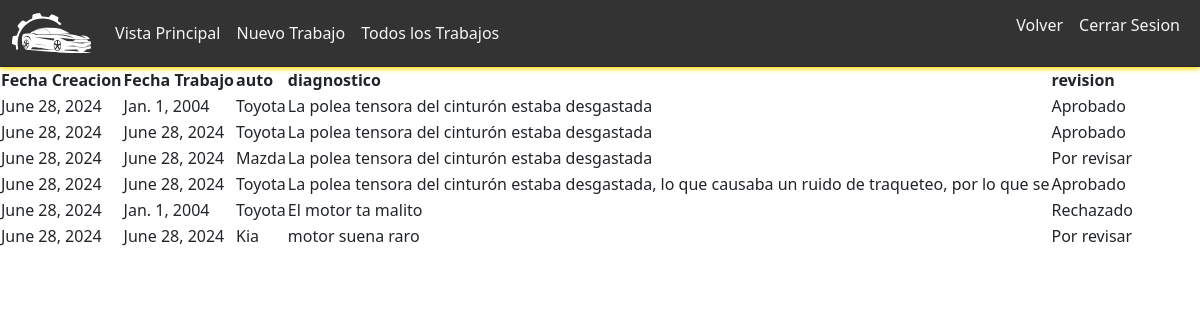
Before: /admin_mecanico/trabajos (signed in) with the older database file.
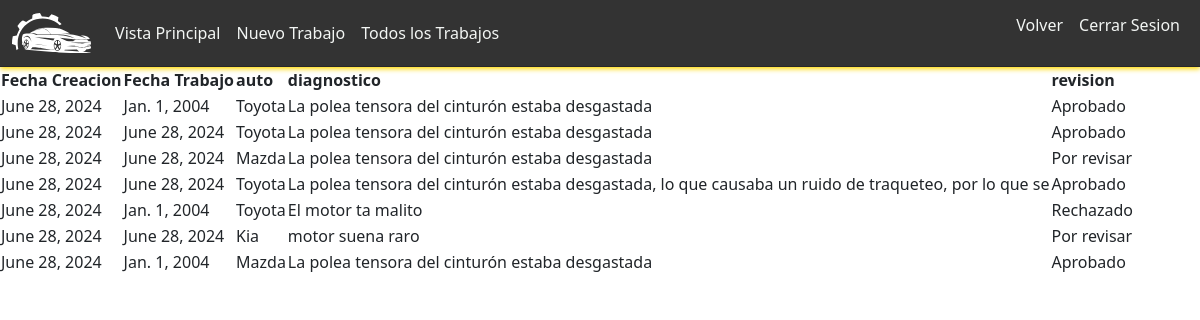
After: the same page with the newer database file.
### core/models.py (models this page shows)
class Trabajo(models.Model):
    ESTADO_REVISION = (
        ("Por revisar", "Por revisar"),
        ("Aprobado", "Aprobado"),
        ("Rechazado", "Rechazado"),
        ("Inactivo", "Inactivo"),
    )
    mecanico = models.ForeignKey(Mecanico, on_delete=models.CASCADE)
    foto_principal = models.ImageField(upload_to='fotos/', null=True)
    titulo = models.CharField(max_length=100, null=True)
    fecha_trabajo = models.DateField()
    fecha_creacion = models.DateField(auto_now_add=True, null=True)
    fecha_actualizacion = models.DateField(auto_now=True, null=True)
    auto = models.CharField(max_length=100)
    diagnostico = models.CharField(max_length=150)
    descripcion = models.TextField()
    revision = models.CharField(max_length=100, choices=ESTADO_REVISION)
    observaciones = models.TextField(null=True, blank=True)

### core/decorators.py (the view)
        def wrapper_func(request, *args, **kwargs):
            group = None
            if request.user.groups.exists():
                group = request.user.groups.all()[0].name
            if group in allowed_roles:
                return view_func(request, *args, **kwargs)
            else:
                return redirect("/auth_error")

### core/views.py (called while the page is built)
@allowed_users(allowed_roles=['mecanico'])
def admin_mecanico_trabajos(request):
    trabajos = Trabajo.objects.all()
    context = {"trabajos":trabajos}
    return render(request, "admin-mecanico-trabajos.html", context)

### templates/admin-mecanico-trabajos.html (shortened to what this page needs)
<!DOCTYPE html>
<html>
  <head>
    {% load static %}
      <link rel="stylesheet" href="{% static 'bootstrap-5.3.3/css/bootstrap.css' %}">
      <link rel="stylesheet" href="{% static 'css/navbar-admin.css' %}">
      <link rel="stylesheet" href="{% static 'css/admin-mecanico.css' %}">
  </head>
  <body>
  {% include "navbar-admin.html" %}
    <main>
        <table class="tabla-pulenta">
                <tr>
                    <th>Fecha Creacion</th>
                    <th>Fecha Trabajo</th>
                    <th>auto</th>
                    <th>diagnostico</th>
                    <th>revision</th>
                </tr>
                {% for trabajo in trabajos %}
                <tr>
                	<td>{{ trabajo.fecha_creacion }}</td>
                    <td>{{ trabajo.fecha_trabajo }}</td>
                    <td>{{ trabajo.auto }}</td>
                    <td>{{ trabajo.diagnostico }}</td>
                    <td>{{ trabajo.revision }}</td>
                </tr>
                {% endfor %}
            </table>
    </main>
  </body>
</html>

Changed rows visible on the page:
added Trabajo: fecha_creacion "June 28, 2024", fecha_trabajo "Jan. 1, 2004", auto "Mazda", diagnostico "La polea tensora del cinturón estaba desgastada", revision "Aprobado"
